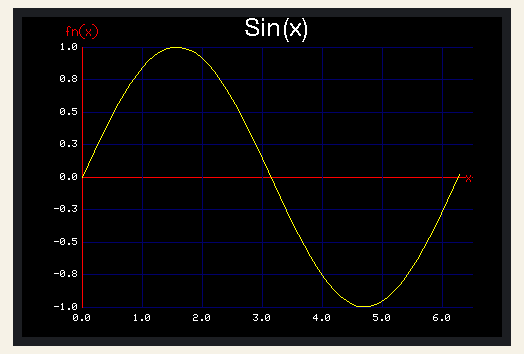
This sketch was run on a simulated ESP32. On the bench: 480×320 colour display.

Above: at 0.4 s.
At 2.4 s:
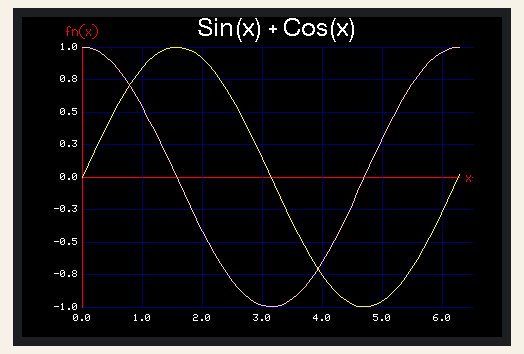
At 4.5 s:
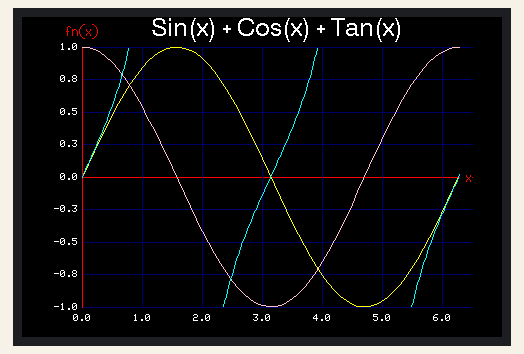

Measured:
- what the display in image 1 shows lasts 2.1 s, from 2.3 s to 4.4 s

The sketch:

Graph_2.ino
```cpp
/*

  This program provides cartesian type graph function

  Revisions
  rev     date        author      description
  1       12-24-2015  kasprzak    initial creation

  Updated by Bodmer to be an example for the library here:
  https://github.com/Bodmer/TFT_eSPI

*/

#include <TFT_eSPI.h> // Hardware-specific library
#include <SPI.h>

TFT_eSPI tft = TFT_eSPI();                   // Invoke custom library with default width and height


#define LTBLUE    0xB6DF
#define LTTEAL    0xBF5F
#define LTGREEN   0xBFF7
#define LTCYAN    0xC7FF
#define LTRED     0xFD34
#define LTMAGENTA 0xFD5F
#define LTYELLOW  0xFFF8
#define LTORANGE  0xFE73
#define LTPINK    0xFDDF
#define LTPURPLE  0xCCFF
#define LTGREY    0xE71C

#define BLUE      0x001F
#define TEAL      0x0438
#define GREEN     0x07E0
#define CYAN      0x07FF
#define RED       0xF800
#define MAGENTA   0xF81F
#define YELLOW    0xFFE0
#define ORANGE    0xFC00
#define PINK      0xF81F
#define PURPLE    0x8010
#define GREY      0xC618
#define WHITE     0xFFFF
#define BLACK     0x0000

#define DKBLUE    0x000D
#define DKTEAL    0x020C
#define DKGREEN   0x03E0
#define DKCYAN    0x03EF
#define DKRED     0x6000
#define DKMAGENTA 0x8008
#define DKYELLOW  0x8400
#define DKORANGE  0x8200
#define DKPINK    0x9009
#define DKPURPLE  0x4010
#define DKGREY    0x4A49

// these are the only external variables used by the graph function
// it's a flag to draw the coordinate system only on the first call to the Graph() function
// and will mimize flicker
// also create some variables to store the old x and y, if you draw 2 graphs on the same display
// you will need to store ox and oy per each display
bool display1 = true;
bool update1 = true;

double ox = -999, oy = -999; // Force them to be off screen

/*

  function to draw a cartesian coordinate system and plot whatever data you want
  just pass x and y and the graph will be drawn

  huge arguement list
  &d name of your display object
  x = x data point
  y = y datapont
  gx = x graph location (lower left)
  gy = y graph location (lower left)
  w = width of graph
  h = height of graph
  xlo = lower bound of x axis
  xhi = upper bound of x asis
  xinc = division of x axis (distance not count)
  ylo = lower bound of y axis
  yhi = upper bound of y asis
  yinc = division of y axis (distance not count)
  title = title of graph
  xlabel = x asis label
  ylabel = y asis label
  &redraw = flag to redraw graph on first call only
  color = plotted trace colour
*/


void Graph(TFT_eSPI &tft, double x, double y, byte dp,
                           double gx, double gy, double w, double h,
                           double xlo, double xhi, double xinc,
                           double ylo, double yhi, double yinc,
                           char *title, char *xlabel, char *ylabel,
                           bool &redraw, unsigned int color) {

  double ydiv, xdiv;
  double i;
  double temp;
  int rot, newrot;

  // gcolor = graph grid colors
  // acolor = axes line colors
  // pcolor = color of your plotted data
  // tcolor = text color
  // bcolor = background color
  unsigned int gcolor = DKBLUE;
  unsigned int acolor = RED;
  unsigned int pcolor = color;
  unsigned int tcolor = WHITE;
  unsigned int bcolor = BLACK;

  if (redraw == true) {

    redraw = false;
    // initialize old x and old y in order to draw the first point of the graph
    // but save the transformed value
    // note my transform funcition is the same as the map function, except the map uses long and we need doubles
    //ox = (x - xlo) * ( w) / (xhi - xlo) + gx;
    //oy = (y - ylo) * (gy - h - gy) / (yhi - ylo) + gy;

    tft.setTextDatum(MR_DATUM);

    // draw y scale
    for ( i = ylo; i <= yhi; i += yinc) {
      // compute the transform
      temp =  (i - ylo) * (gy - h - gy) / (yhi - ylo) + gy;

      if (i == 0) {
        tft.drawLine(gx, temp, gx + w, temp, acolor);
        tft.setTextColor(acolor, bcolor);
        tft.drawString(xlabel, (int)(gx + w) , (int)temp, 2);
      }
      else {
        tft.drawLine(gx, temp, gx + w, temp, gcolor);
      }
      // draw the axis labels
      tft.setTextColor(tcolor, bcolor);
      // precision is default Arduino--this could really use some format control
      tft.drawFloat(i, dp, gx - 4, temp, 1);
    }

    // draw x scale
    for (i = xlo; i <= xhi; i += xinc) {

      // compute the transform
      temp =  (i - xlo) * ( w) / (xhi - xlo) + gx;
      if (i == 0) {
        tft.drawLine(temp, gy, temp, gy - h, acolor);
        tft.setTextColor(acolor, bcolor);
        tft.setTextDatum(BC_DATUM);
        tft.drawString(ylabel, (int)temp, (int)(gy - h - 8) , 2);
      }
      else {
        tft.drawLine(temp, gy, temp, gy - h, gcolor);
      }
      // draw the axis labels
      tft.setTextColor(tcolor, bcolor);
      tft.setTextDatum(TC_DATUM);
      // precision is default Arduino--this could really use some format control
      tft.drawFloat(i, dp, temp, gy + 7, 1);
    }

    //now draw the graph labels
    tft.setTextColor(tcolor, bcolor);
    tft.drawString(title, (int)(gx + w / 2) , (int)(gy - h - 30), 4);
  }

  // the coordinates are now drawn, plot the data
  // the entire plotting code are these few lines...
  // recall that ox and oy are initialized above
  //x =  (x - xlo) * ( w) / (xhi - xlo) + gx;
  //y =  (y - ylo) * (gy - h - gy) / (yhi - ylo) + gy;
  //tft.drawLine(ox, oy, x, y, pcolor);
  // it's up to you but drawing 2 more lines to give the graph some thickness
  //tft.drawLine(ox, oy + 1, x, y + 1, pcolor);
  //tft.drawLine(ox, oy - 1, x, y - 1, pcolor);
  //ox = x;
  //oy = y;

}

void Trace(TFT_eSPI &tft, double x,  double y,  byte dp,
           double gx, double gy,
           double w, double h,
           double xlo, double xhi, double xinc,
           double ylo, double yhi, double yinc,
           char *title, char *xlabel, char *ylabel,
           bool &update1, unsigned int color)
{
  double ydiv, xdiv;
  double i;
  double temp;
  int rot, newrot;

  //unsigned int gcolor = DKBLUE;   // gcolor = graph grid color
  unsigned int acolor = RED;        // acolor = main axes and label color
  unsigned int pcolor = color;      // pcolor = color of your plotted data
  unsigned int tcolor = WHITE;      // tcolor = text color
  unsigned int bcolor = BLACK;      // bcolor = background color

  // initialize old x and old y in order to draw the first point of the graph
  // but save the transformed value
  // note my transform funcition is the same as the map function, except the map uses long and we need doubles
  if (update1) {
    update1 = false;

    ox = (x - xlo) * ( w) / (xhi - xlo) + gx;
    oy = (y - ylo) * (gy - h - gy) / (yhi - ylo) + gy;

    if ((ox < gx) || (ox > gx+w)) {update1 = true; return;}
    if ((oy < gy-h) || (oy > gy)) {update1 = true; return;}


    tft.setTextDatum(MR_DATUM);

    // draw y scale
    for ( i = ylo; i <= yhi; i += yinc) {
      // compute the transform
      temp =  (i - ylo) * (gy - h - gy) / (yhi - ylo) + gy;

      if (i == 0) {
        tft.setTextColor(acolor, bcolor);
        tft.drawString(xlabel, (int)(gx + w) , (int)temp, 2);
      }
      // draw the axis labels
      tft.setTextColor(tcolor, bcolor);
      // precision is default Arduino--this could really use some format control
      tft.drawFloat(i, dp, gx - 4, temp, 1);
    }

    // draw x scale
    for (i = xlo; i <= xhi; i += xinc) {

      // compute the transform
      temp =  (i - xlo) * ( w) / (xhi - xlo) + gx;
      if (i == 0) {
        tft.setTextColor(acolor, bcolor);
        tft.setTextDatum(BC_DATUM);
        tft.drawString(ylabel, (int)temp, (int)(gy - h - 8) , 2);
      }

      // draw the axis labels
      tft.setTextColor(tcolor, bcolor);
      tft.setTextDatum(TC_DATUM);
      // precision is default Arduino--this could really use some format control
      tft.drawFloat(i, dp, temp, gy + 7, 1);
    }

    //now draw the graph labels
    tft.setTextColor(tcolor, bcolor);
    tft.drawString(title, (int)(gx + w / 2) , (int)(gy - h - 30), 4);
  }

  // the coordinates are now drawn, plot the data
  // the entire plotting code are these few lines...
  // recall that ox and oy are initialized above
  x =  (x - xlo) * ( w) / (xhi - xlo) + gx;
  y =  (y - ylo) * (gy - h - gy) / (yhi - ylo) + gy;

  if ((x < gx) || (x > gx+w)) {update1 = true; return;}
  if ((y < gy-h) || (y > gy)) {update1 = true; return;}


  tft.drawLine(ox, oy, x, y, pcolor);
  // it's up to you but drawing 2 more lines to give the graph some thickness
  //tft.drawLine(ox, oy + 1, x, y + 1, pcolor);
  //tft.drawLine(ox, oy - 1, x, y - 1, pcolor);
  ox = x;
  oy = y;

}

/*

  End of graphing function

*/


void setup() {
  double x, y;

  tft.begin();
  tft.fillScreen(BLACK);
  tft.setRotation(1);

  Graph(tft, x, y, 1, 60, 290, 390, 260, 0, 6.5, 1, -1, 1, .25, "", "", "", display1, YELLOW);

  //delay(1000);

  update1 = true;
  for (x = 0; x <= 6.3; x += .1) {
    y = sin(x);
    Trace(tft, x, y, 1, 60, 290, 390, 260, 0, 6.5, 1, -1, 1, .25, "Sin(x)", "x", "fn(x)", update1, YELLOW);
  }

  delay(2000);

  update1 = true;
  for (x = 0; x <= 6.3; x += .1) {
    y = cos(x);
    Trace(tft, x, y, 1, 60, 290, 390, 260, 0, 6.5, 1, -1, 1, .25, "Sin(x) + Cos(x)", " x", "fn(x)", update1, TFT_PINK);
  }

  delay(2000);

  update1 = true;
  for (x = 0; x <= 6.3; x += .02) {
    y = tan(x);
    Trace(tft, x, y, 1, 60, 290, 390, 260, 0, 6.5, 1, -1, 1, .25, "Sin(x) + Cos(x) + Tan(x)", " x", "fn(x)", update1, CYAN);
  }
}


void loop(void) {

}
```
